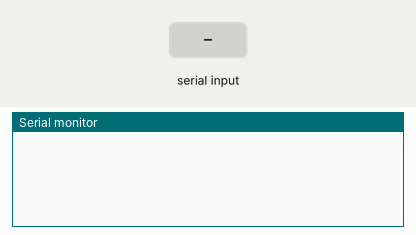
A sketch run on a simulated ESP8266 (NodeMCU). Parts: the last lines printed to the serial monitor. The inputs (shaded band) are chosen by the test bench. WiFi joins after 1.5 s; servers stay silent unless stated.

Above: at 3.0 s.
3.1 s: "#\n" received over the second serial link
At 3.8 s:
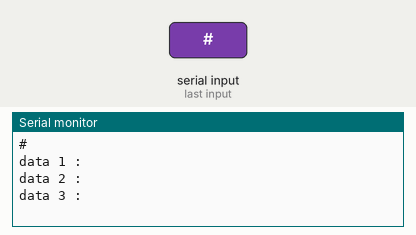
4.6 s: ",\n" received over the second serial link
6.1 s: "1\n" received over the second serial link
At 7.3 s:
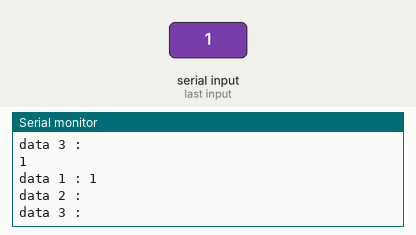
Timing chart, 0 to 9.1 s (numbered marks = the images above; inputs shaded):
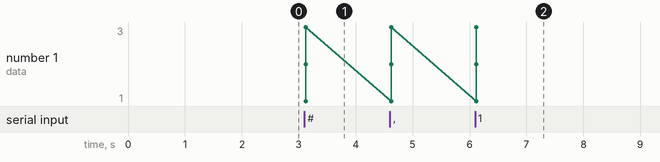

The sketch:

espinfus.ino
```cpp
#include <SoftwareSerial.h>
#define BLYNK_PRINT Serial

/* Fill in information from Blynk Device Info here */
#define BLYNK_TEMPLATE_ID "TMPL6LYLsc1bi"
#define BLYNK_TEMPLATE_NAME "Quickstart Template"
#define BLYNK_AUTH_TOKEN "vLGKKXedSsmD9ioHqgWgKHRW-13_vmVx"


#include <ESP8266WiFi.h>
#include <BlynkSimpleEsp8266.h>
char ssid[] = "Projectkita_id";
char pass[] = "caritaudong";
SoftwareSerial serial(D1, D2);
String data;
char c;
String dt[10];
unsigned long waktunow;
unsigned long waktulast;

unsigned long waktunow1;
unsigned long waktulast1;

void setup() {
  // put your setup code here, to run once:
  Serial.begin(9600);
  serial.begin(9600);
  Blynk.begin(BLYNK_AUTH_TOKEN, ssid, pass);
}
void loop() {

  // put your main code here, to run repeatedly:
  Blynk.run();
  while (serial.available() > 0) {
    delay(10);
    c = serial.read();
    data += c;
  }
  if (data.length() > 0) {
    waktunow = millis();
    waktunow1 = millis();
    Serial.println(data);
    int j = 0;
    dt[j] = "";
    //proses parsing data
    for (int i = 0; i < data.length(); i++)
    {
      if ((data[i] == '#') || (data[i] == ','))
      {
        j++;
        dt[j] = "";
      }
      else
      {
        dt[j] = dt[j] + data[i];
      }
    }
    Serial.print("data 1 : ");
    Serial.print(dt[0]);
    Serial.print("\n");
    Serial.print("data 2 : ");
    Serial.print(dt[1]);
    Serial.print("\n");
    Serial.print("data 3 : ");
    Serial.println(dt[2]);

    Blynk.virtualWrite(V7, dt[0]);
    Blynk.virtualWrite(V1, dt[1]);
    Blynk.virtualWrite(V4, dt[2]);


    data = "";
  }
}
```

Measured:
- after the input at 3.1 s, the serial monitor: prints a new line at once (image 1)
- after the input at 6.1 s, the serial monitor: prints a new line at once (image 2)
